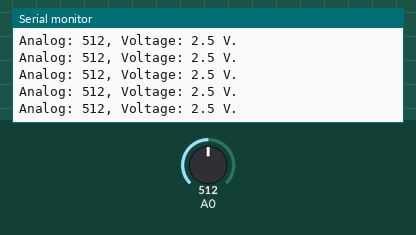
Recording of a sketch running on a simulated Arduino Uno, built with avr-gcc and run on an emulated ATmega328P. On the bench: the last lines printed to the serial monitor. The test bench sets the inputs (shaded band); at power-on: A0 = 512.

Above: at 1.2 s.
1.3 s: A0 set to 716
At 1.32 s:
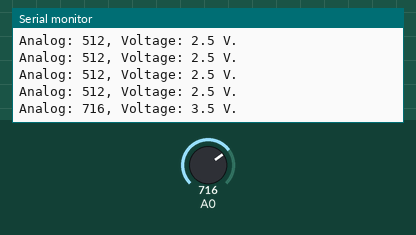
2.8 s: A0 set to 900
At 2.83 s:
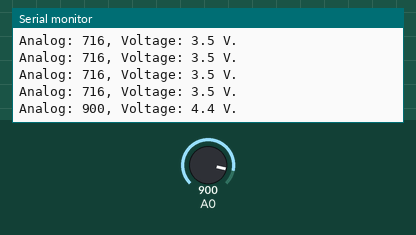
Timing chart, 0 to 5.8 s (numbered marks = the images above; inputs shaded):
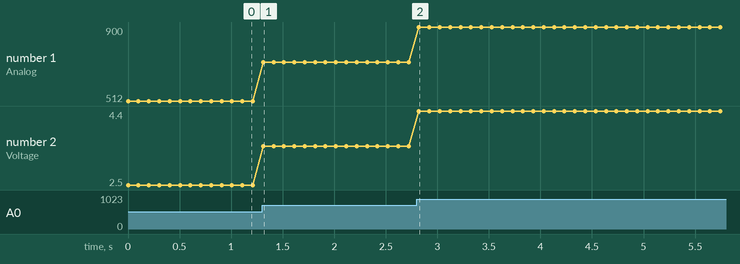

Measured:
- after the input at 1.3 s, the serial monitor: prints a new line at once (image 1)
- after the input at 2.8 s, the serial monitor: prints a new line at once (image 2)
- plotted number 1: 512 → 716 after the input at 1.3 s, 716 → 900 after the input at 2.8 s
- plotted number 2: 2.5 → 3.5 after the input at 1.3 s, 3.5 → 4.4 after the input at 2.8 s

The sketch:

Lab2-1.ino
```cpp
float resultVolt;
unsigned int getValue;

void setup() {
  // put your setup code here, to run once:
  Serial.begin(9600);
}

float convertInt2Volt(unsigned int value, unsigned int MaxValue, unsigned int MaxVolt) {
  return (float(value) / float(MaxValue) * float(MaxVolt));
}

// float con2(int *value, int volt) {
//   *value = *value * volt;
// }

unsigned int loadValueAnalog(uint8_t targetPin,  unsigned int from_min, unsigned int from_Max, unsigned int to_min, unsigned int to_Max)
{
  return map(analogRead(targetPin), from_min, from_Max, to_min, to_Max);
}

void loop() {
  // put your main code here, to run repeatedly:
  getValue = loadValueAnalog(A0, 0, 1023, 0, 1023);
  resultVolt = convertInt2Volt(getValue, 1023, 5);
  Serial.print("Analog: " + String(getValue) + ", Voltage: ");
  Serial.println(String(resultVolt, 1) + " V.");
  delay(100);
}
```
